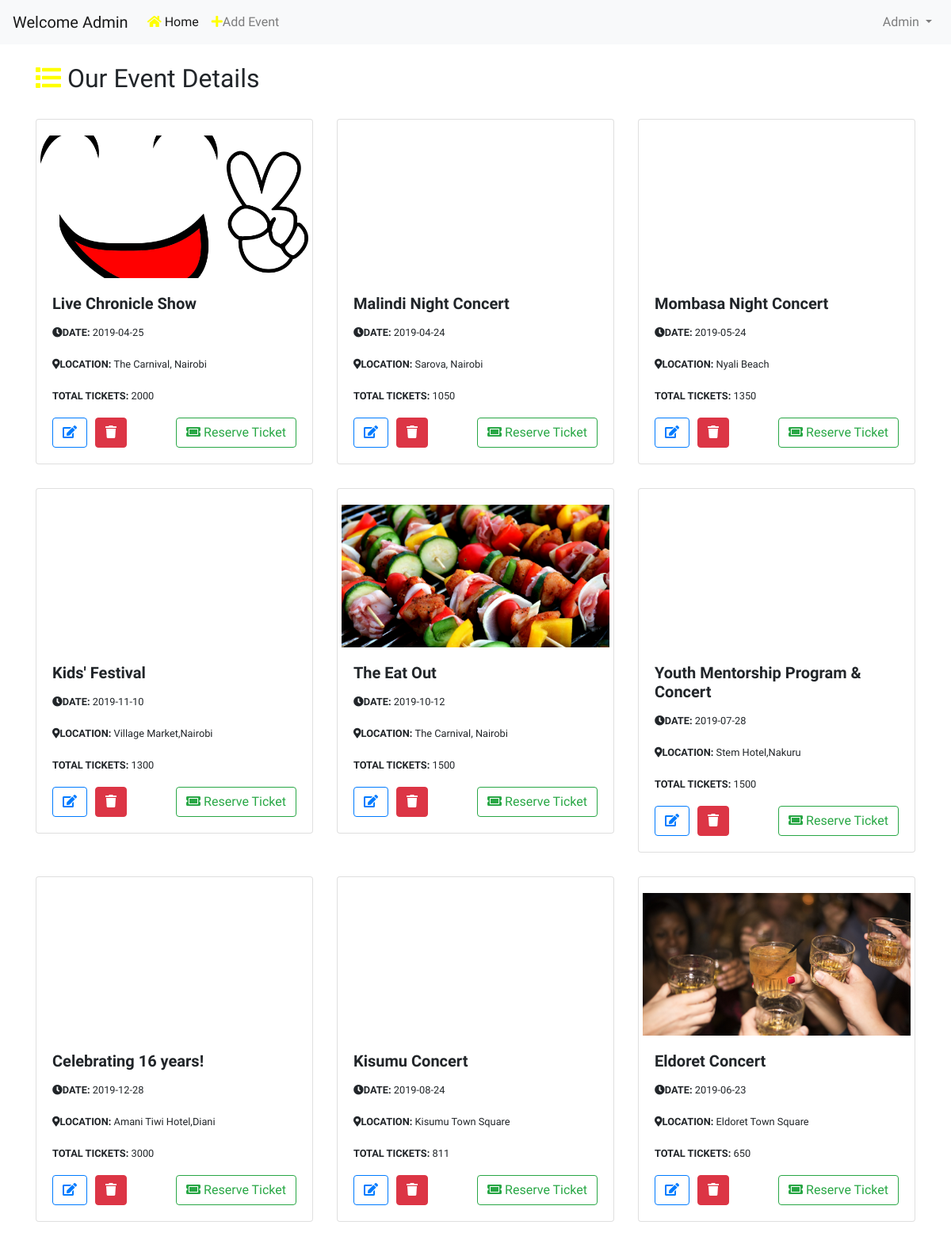
/client/events.php (signed in), run on the app's committed database.
### tables this page shows
CREATE TABLE `users` (
  `id` int(11) NOT NULL AUTO_INCREMENT,
  `full_name` varchar(200) NOT NULL,
  `email` varchar(200) NOT NULL,
  `password` varchar(50) NOT NULL,
  `role_id` int(11) NOT NULL,
  `created_at` timestamp NULL DEFAULT NULL,
  `updated_at` timestamp NULL DEFAULT NULL,
  `deleted_at` timestamp NULL DEFAULT NULL,
  PRIMARY KEY (`id`),
  KEY `fk_users_roles1_idx` (`role_id`),
  CONSTRAINT `fk_users_roles1` FOREIGN KEY (`role_id`) REFERENCES `roles` (`id`) ON DELETE NO ACTION ON UPDATE NO ACTION
);

CREATE TABLE `events` (
  `id` int(11) NOT NULL AUTO_INCREMENT,
  `event_name` varchar(100) NOT NULL,
  `images` varchar(250) DEFAULT NULL,
  `vip_tickets` int(11) DEFAULT NULL,
  `regular_tickets` int(11) DEFAULT NULL,
  `vip_price` int(11) DEFAULT NULL,
  `regular_price` int(11) DEFAULT NULL,
  `location` varchar(45) DEFAULT NULL,
  `event_date` date DEFAULT NULL,
  `created_at` timestamp NULL DEFAULT NULL,
  `updated_at` timestamp NULL DEFAULT NULL,
  `deleted_at` timestamp NULL DEFAULT NULL,
  PRIMARY KEY (`id`)
);

### controller/controller.php (called while the page is built, shortened)
<?php
$database = new Database();
$connect = $database->connection();
$email = $_SESSION['user'];
$results = $connect->query("SELECT * FROM users WHERE email='$email'");
while ($row = $results->fetch_object()) {
    $userName = $row->full_name;
    $userRole = $row->role_id;
}
$cards = $connect->query("SELECT * FROM events");

### controller/action.php (the view, shortened to what this page needs)
<?php
echo '<div class="col-sm-4" style="margin-bottom: 30px;font-family: \'Amiri\', serif;">
            <div class="card">
                <div class="card-body">
                    <div class="row" style="margin-bottom:20px;background-position: center;background-size:cover;background-repeat:no-repeat;background-image: URL(../images/' . $picture . '); height: 180px;">
                    </div>
                    <h5 class="card-title"><strong>' . $name . '</strong></h5>
                    <p class="card-text"><small><i class="fas fa-clock"></i><strong>DATE: </strong>'. $eventdate .'</small></p>
                    <p class="card-text"><small><i class="fas fa-map-marker-alt"></i><strong>LOCATION: </strong>'. $location .'</small></p>
                    <p class="card-text"><small><strong>TOTAL TICKETS:</strong> ' . $number . '</small></p>';
if ($userRole == 1) {
    echo '
                    <a href="#" data-toggle="modal" data-target="#edit' . $id . '" style="margin-right: 10px;" class="btn btn-outline-primary"><i class="fa fa-edit"></i></a>';
}
if ($userRole == 1) {
    if ($status != "") {
        echo '<a href="#" data-toggle="modal" data-target="#unDelete' . $id . '" class="btn btn-success"><i class="fa fa-eye"></i></a>';
    } else {
        echo '<a href="#" class="btn btn-danger" data-toggle="modal" data-target="#delete' . $id . '"><i class="fa fa-trash"></i></a>';
    }
}
echo '<a href="#" data-toggle="modal" data-target="#ticket' . $id . '" class="btn btn-outline-success float-right"><i class="fas fa-ticket-alt"></i> Reserve Ticket</a>
                </div>
            </div>
        </div>
<div class="modal fade" id="delete' . $id . '" tabindex="-1" role="dialog" aria-labelledby="exampleModalLabel" aria-hidden="true" style="font-family: \'Amiri\', serif;">
        <h5 class="modal-title" id="exampleModalLabel"><i class="fa fa-trash" ></i> DELETE ' . $name . '</h5>
        <input type="hidden" value="' . $id . '" name="deleteId"/>
</div>
<div class="modal fade" id="unDelete' . $id . '" tabindex="-1" role="dialog" aria-labelledby="exampleModalLabel" aria-hidden="true" style="font-family: \'Amiri\', serif;">
        <h5 class="modal-title" id="exampleModalLabel"><i class="fa fa-eye"></i> UN DELETE ' . $name . '</h5>
        <input type="hidden" value="' . $id . '" name="deleteId"/>
</div>';
?>

### client/events.php (shortened to what this page needs)
<?php
$showEdit = 1;
include_once '../controller/controller.php';
?>
<!DOCTYPE html>
<html>
<head>
    <link rel="stylesheet" href="../css/bootstrap.min.css"/>
    <link rel="stylesheet" href="https://use.fontawesome.com/releases/v5.7.2/css/all.css">
</head>
<body>
<?php include_once('../controller/nav.php') ?>
<div class="container">
    <br/>
    <h2 style="font-family:'Rancho', serif;"><i class="fa fa-list" style="color:yellow;"></i> Our Event Details</h2>
    <br>
    <div class="row">
        <?php
        foreach ($cards as $key => $event) {
            $name = $event['event_name'];
            $picture = $event['images'];
            $id = $event['id'];
            $number = $event['vip_tickets'] + $event['regular_tickets'];
            $eventdate = $event['event_date'];
            $location = $event['location'];
            $status = $event['deleted_at'];
            if ($userRole == 1) {
                include('../controller/action.php');
            } else if ($userRole == 2 && $status == NULL) {
                include('../controller/action.php');
            }
        }
        ?>
    </div>
</body>
</html>

### controller/nav.php (shortened to what this page needs)
<?php
echo '
<nav class="navbar navbar-expand-lg navbar-light bg-light">
    <a class="navbar-brand" href="#" style="font-family:\'Rancho\', serif;">Welcome '.$userName.'</a>
    <button class="navbar-toggler" type="button" data-toggle="collapse" data-target="#navbarSupportedContent" aria-controls="navbarSupportedContent" aria-expanded="false" aria-label="Toggle navigation">
        <span class="navbar-toggler-icon"></span>
    </button>
    <div class="collapse navbar-collapse" id="navbarSupportedContent">
        <ul class="navbar-nav mr-auto">
            <li class="nav-item active">
                <a class="nav-link" href="client_page.php" style="font-family:\'Rancho\', serif;"><i style="color:yellow;" class="fa fa-home"></i> Home <span class="sr-only">(current)</span></a>
            </li>';
if($userRole == 1) {
    if ($showEdit == 1) {
        echo '<li class="nav-item">
                    <a class="nav-link" href="#" data-toggle="modal" data-target="#admin" style="font-family:\'Rancho\', serif;"><i style="color:yellow;" class="fa fa-plus"></i>Add Event</a>
                    </li>';
    }
}
echo '
        </ul>
        <div class="form-inline my-2 my-lg-0">
            <ul class="navbar-nav mr-auto">
            <li class="nav-item">
            <div class="nav-link">';
            echo '</div>
            </li>
                <li class="nav-item dropdown">
                    <a class="nav-link dropdown-toggle" href="#" id="navbarDropdown" role="button" data-toggle="dropdown" aria-haspopup="true" aria-expanded="false" style="font-family:\'Rancho\', serif;">
                        '.$userName.'
                    </a>
                    <div class="dropdown-menu" aria-labelledby="navbarDropdown">
                        <a class="dropdown-item" href="../logout.php" style="font-family:\'Rancho\', serif;"><i style="color:yellow;" class="fas fa-sign-out-alt"></i> Log Out</a>
                    </div>
                </li>
            </ul>
        </div>
    </div>
</nav> ';
?>

### data on the page
users: full_name "Admin"
events: shows a picture, event_name "Live Chronicle Show", event_date "2019-04-25", location "The Carnival, Nairobi", number "2000"
events: event_name "Malindi Night Concert", event_date "2019-04-24", location "Sarova, Nairobi", number "1050"
events: event_name "Mombasa Night Concert", event_date "2019-05-24", location "Nyali Beach", number "1350"
events: event_name "Kids' Festival", event_date "2019-11-10", location "Village Market,Nairobi", number "1300"
events: shows a picture, event_name "The Eat Out", event_date "2019-10-12", location "The Carnival, Nairobi", number "1500"
events: event_name "Youth Mentorship Program & Concert", event_date "2019-07-28", location "Stem Hotel,Nakuru", number "1500"
events: event_name "Celebrating 16 years!", event_date "2019-12-28", location "Amani Tiwi Hotel,Diani", number "3000"
events: event_name "Kisumu Concert", event_date "2019-08-24", location "Kisumu Town Square", number "811"
events: shows a picture, event_name "Eldoret Concert", event_date "2019-06-23", location "Eldoret Town Square", number "650"
